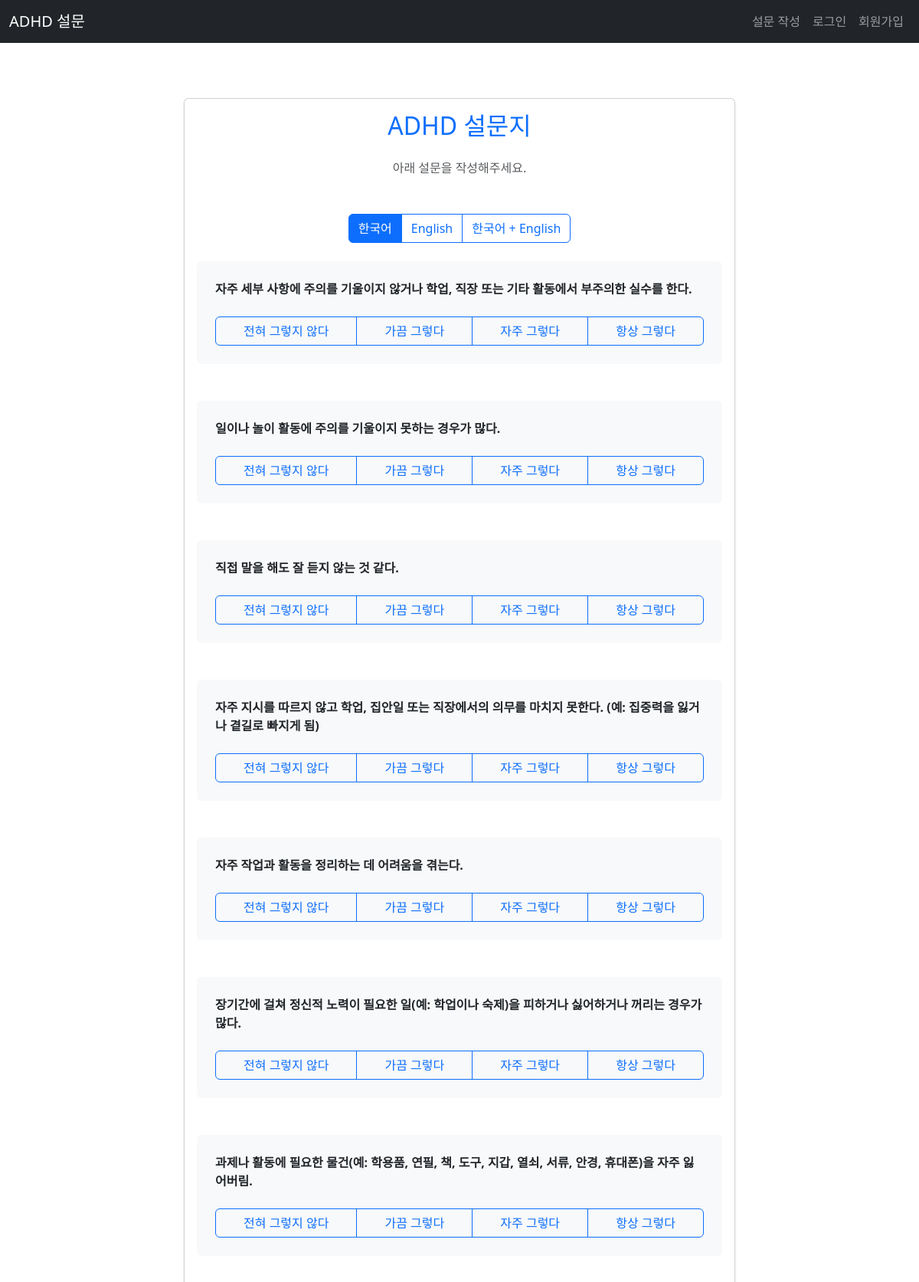
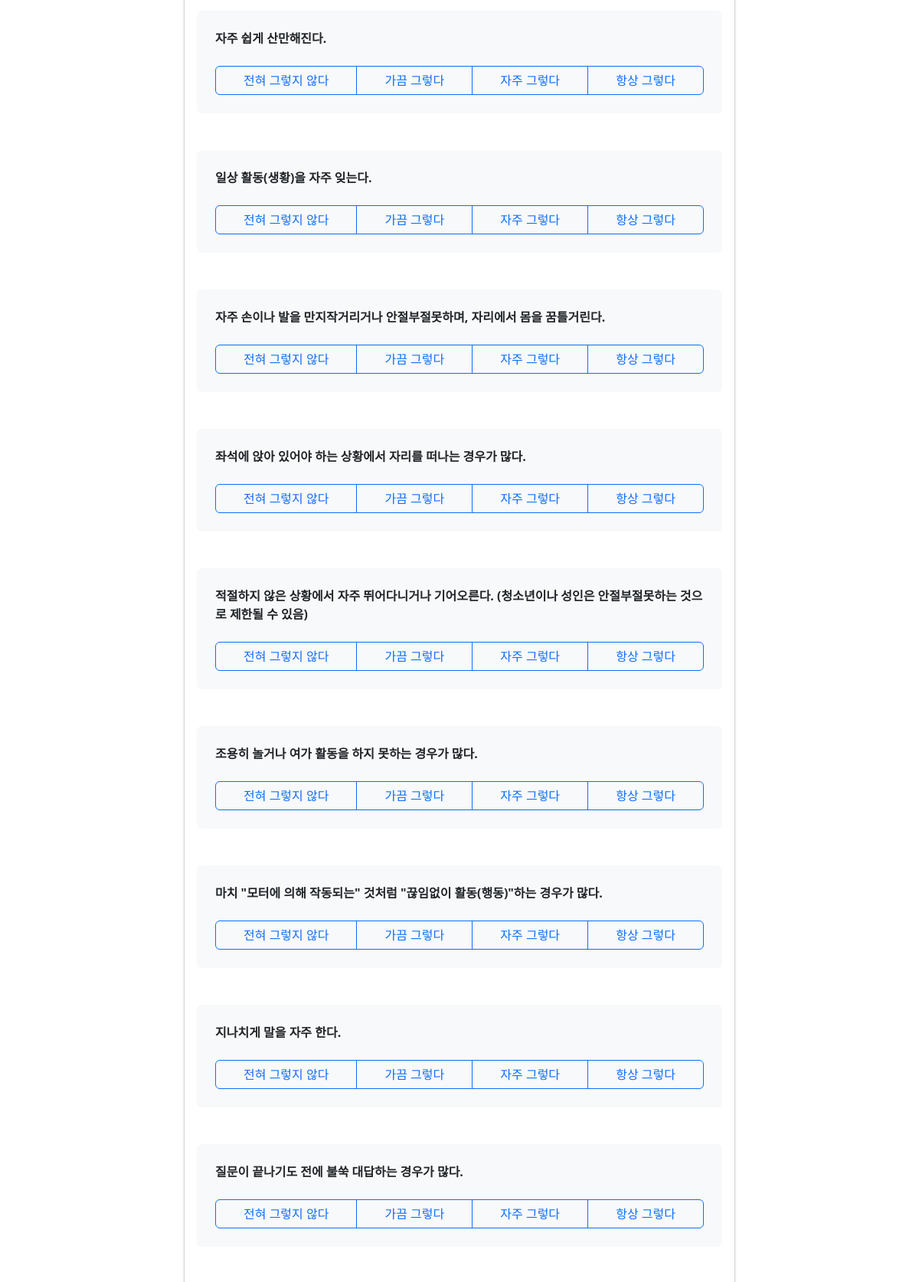
Screenshot of /survey/ (upper part) with the database file from the repository (2 pictures, top to bottom).
### apps/survey/models.py (models this page shows, shortened)
class SurveyQuestion(models.Model):
    LANGUAGE_MODE_CHOICES = [
        ('EN', 'English Only'),
        ('KO', 'Korean Only'),
        ('BOTH', 'Both English and Korean')
    ]
    text_en = models.TextField()  # 영어 질문
    text_ko = models.TextField()  # 한글 질문
    category = models.ForeignKey(SurveyCategory, on_delete=models.CASCADE)
    weight_never_en = models.CharField(max_length=20, default="Never")  # 영어 라벨
    weight_never_ko = models.CharField(max_length=20, default="전혀 그렇지 않다")  # 한글 라벨
    weight_never_value = models.IntegerField(default=0)  # 점수
    weight_sometimes_en = models.CharField(max_length=20, default="Sometimes")
    weight_sometimes_ko = models.CharField(max_length=20, default="가끔 그렇다")
    weight_sometimes_value = models.IntegerField(default=1)
    weight_often_en = models.CharField(max_length=20, default="Often")
    weight_often_ko = models.CharField(max_length=20, default="자주 그렇다")
    weight_often_value = models.IntegerField(default=2)
    weight_always_en = models.CharField(max_length=20, default="Always")
    weight_always_ko = models.CharField(max_length=20, default="항상 그렇다")
    weight_always_value = models.IntegerField(default=3)

### apps/survey/views.py (the view)
# urls.py: path('', include('apps.survey.urls')),  # ADHD 설문 앱 추가
def survey(request):
    questions = SurveyQuestion.objects.all()
    context = {
        'questions': questions
    }
    return render(request, "survey/survey.html", context)

### templates/survey/survey.html (shortened to what this page needs)
{% extends 'layout/base.html' %}
{% block content %}
  <div class="container py-5">
    <div class="row justify-content-center">
      <div class="col-lg-8">
        <div class="card shadow-sm">
          <div class="card-body">
            <h2 class="text-center mb-4 text-primary">ADHD 설문지</h2>
            <p class="text-center text-muted mb-5">아래 설문을 작성해주세요.</p>
            <div class="d-flex justify-content-center mb-4">
              <div class="btn-group" role="group" aria-label="Language selection">
                <label class="btn btn-outline-primary" for="langKO">한국어</label>
                <label class="btn btn-outline-primary" for="langEN">English</label>
                <label class="btn btn-outline-primary" for="langBOTH">한국어 + English</label>
              </div>
            </div>
            <form method="post" id="surveyForm">
              {% for question in questions %}
                <div class="mb-5 p-4 bg-light rounded">
                  <p class="fw-bold mb-4">
                    <span class="lang-ko">{{ question.text_ko }}</span>
                  </p>
                  <div class="btn-group w-100" role="group">
                    <label class="btn btn-outline-primary" for="q{{ question.id }}_never">
                      <div class="lang-ko">{{ question.weight_never_ko }}</div>
                    </label>
                    <label class="btn btn-outline-primary" for="q{{ question.id }}_sometimes">
                      <div class="lang-ko">{{ question.weight_sometimes_ko }}</div>
                    </label>
                    <label class="btn btn-outline-primary" for="q{{ question.id }}_often">
                      <div class="lang-ko">{{ question.weight_often_ko }}</div>
                    </label>
                    <label class="btn btn-outline-primary" for="q{{ question.id }}_always">
                      <div class="lang-ko">{{ question.weight_always_ko }}</div>
                    </label>
                  </div>
                </div>
              {% endfor %}
            </form>
          </div>
        </div>
      </div>
    </div>
  </div>
{% endblock %}

### templates/layout/base.html (shortened to what this page needs)
{% load static %}
<!DOCTYPE html>
<html lang="ko">
  <head>
    <link
      rel="stylesheet"
      href="https://cdn.jsdelivr.net/npm/bootstrap@5.3.0/dist/css/bootstrap.min.css"
    />
  </head>
  <body>
    <nav class="navbar navbar-expand-lg navbar-dark bg-dark">
      <div class="container-fluid">
        <a class="navbar-brand" href="{% url 'survey:index' %}">ADHD 설문</a>
        <div class="collapse navbar-collapse" id="navbarNav">
          <ul class="navbar-nav ms-auto">
            {% if user.is_authenticated %} {% if user.is_staff %}
            <li class="nav-item">
              <a class="nav-link" href="/admin/">관리자</a>
            </li>
            <li class="nav-item">
              <a class="nav-link" href="/admin/auth/user/">사용자 관리</a>
            </li>
            {% else %}
            <li class="nav-item">
              <a class="nav-link" href="{% url 'survey:survey' %}">설문 작성</a>
            </li>
            {% endif %}
            <li class="nav-item">
              <a class="nav-link" href="{% url 'survey:logout' %}">로그아웃</a>
            </li>
            {% else %}
            <li class="nav-item">
              <a
                class="nav-link"
                href="{% url 'survey:login' %}?next={% url 'survey:survey' %}"
                >설문 작성</a
              >
            </li>
            <li class="nav-item">
              <a class="nav-link" href="{% url 'survey:login' %}">로그인</a>
            </li>
            <li class="nav-item">
              <a class="nav-link" href="{% url 'survey:register' %}"
                >회원가입</a
              >
            </li>
            {% endif %}
          </ul>
        </div>
      </div>
    </nav>
    <div class="container mt-4">{% block content %} {% endblock %}</div>
  </body>
</html>

### templates/survey/survey.html (style rules this page uses)
.lang-ko, .lang-en { display: none; }
body[data-language-mode='KO'] .lang-ko { display: block; }

### rows the page displays
SurveyQuestion: text_ko "자주 세부 사항에 주의를 기울이지 않거나 학업, 직장 또는 기타 활동에서 부주의한 실수를 한다.", weight_never_ko "전혀 그렇지 않다", weight_sometimes_ko "가끔 그렇다", weight_often_ko "자주 그렇다", weight_always_ko "항상 그렇다"
SurveyQuestion: text_ko "일이나 놀이 활동에 주의를 기울이지 못하는 경우가 많다.", weight_never_ko "전혀 그렇지 않다", weight_sometimes_ko "가끔 그렇다", weight_often_ko "자주 그렇다", weight_always_ko "항상 그렇다"
SurveyQuestion: text_ko "직접 말을 해도 잘 듣지 않는 것 같다.", weight_never_ko "전혀 그렇지 않다", weight_sometimes_ko "가끔 그렇다", weight_often_ko "자주 그렇다", weight_always_ko "항상 그렇다"
SurveyQuestion: text_ko "자주 지시를 따르지 않고 학업, 집안일 또는 직장에서의 의무를 마치지 못한다. (예: 집중력을 잃거나 곁길로 빠지게 됨)", weight_never_ko "전혀 그렇지 않다", weight_sometimes_ko "가끔 그렇다", weight_often_ko "자주 그렇다", weight_always_ko "항상 그렇다"
SurveyQuestion: text_ko "자주 작업과 활동을 정리하는 데 어려움을 겪는다.", weight_never_ko "전혀 그렇지 않다", weight_sometimes_ko "가끔 그렇다", weight_often_ko "자주 그렇다", weight_always_ko "항상 그렇다"
SurveyQuestion: text_ko "장기간에 걸쳐 정신적 노력이 필요한 일(예: 학업이나 숙제)을 피하거나 싫어하거나 꺼리는 경우가 많다.", weight_never_ko "전혀 그렇지 않다", weight_sometimes_ko "가끔 그렇다", weight_often_ko "자주 그렇다", weight_always_ko "항상 그렇다"
SurveyQuestion: text_ko "과제나 활동에 필요한 물건(예: 학용품, 연필, 책, 도구, 지갑, 열쇠, 서류, 안경, 휴대폰)을 자주 잃어버림.", weight_never_ko "전혀 그렇지 않다", weight_sometimes_ko "가끔 그렇다", weight_often_ko "자주 그렇다", weight_always_ko "항상 그렇다"
SurveyQuestion: text_ko "자주 쉽게 산만해진다.", weight_never_ko "전혀 그렇지 않다", weight_sometimes_ko "가끔 그렇다", weight_often_ko "자주 그렇다", weight_always_ko "항상 그렇다"
SurveyQuestion: text_ko "일상 활동(생황)을 자주 잊는다.", weight_never_ko "전혀 그렇지 않다", weight_sometimes_ko "가끔 그렇다", weight_often_ko "자주 그렇다", weight_always_ko "항상 그렇다"
SurveyQuestion: text_ko "자주 손이나 발을 만지작거리거나 안절부절못하며, 자리에서 몸을 꿈틀거린다.", weight_never_ko "전혀 그렇지 않다", weight_sometimes_ko "가끔 그렇다", weight_often_ko "자주 그렇다", weight_always_ko "항상 그렇다"
SurveyQuestion: text_ko "좌석에 앉아 있어야 하는 상황에서 자리를 떠나는 경우가 많다.", weight_never_ko "전혀 그렇지 않다", weight_sometimes_ko "가끔 그렇다", weight_often_ko "자주 그렇다", weight_always_ko "항상 그렇다"
SurveyQuestion: text_ko "적절하지 않은 상황에서 자주 뛰어다니거나 기어오른다. (청소년이나 성인은 안절부절못하는 것으로 제한될 수 있음)", weight_never_ko "전혀 그렇지 않다", weight_sometimes_ko "가끔 그렇다", weight_often_ko "자주 그렇다", weight_always_ko "항상 그렇다"
SurveyQuestion: text_ko "조용히 놀거나 여가 활동을 하지 못하는 경우가 많다.", weight_never_ko "전혀 그렇지 않다", weight_sometimes_ko "가끔 그렇다", weight_often_ko "자주 그렇다", weight_always_ko "항상 그렇다"
SurveyQuestion: text_ko "마치 \"모터에 의해 작동되는\" 것처럼 \"끊임없이 활동(행동)\"하는 경우가 많다.", weight_never_ko "전혀 그렇지 않다", weight_sometimes_ko "가끔 그렇다", weight_often_ko "자주 그렇다", weight_always_ko "항상 그렇다"
SurveyQuestion: text_ko "지나치게 말을 자주 한다.", weight_never_ko "전혀 그렇지 않다", weight_sometimes_ko "가끔 그렇다", weight_often_ko "자주 그렇다", weight_always_ko "항상 그렇다"
SurveyQuestion: text_ko "질문이 끝나기도 전에 불쑥 대답하는 경우가 많다.", weight_never_ko "전혀 그렇지 않다", weight_sometimes_ko "가끔 그렇다", weight_often_ko "자주 그렇다", weight_always_ko "항상 그렇다"
